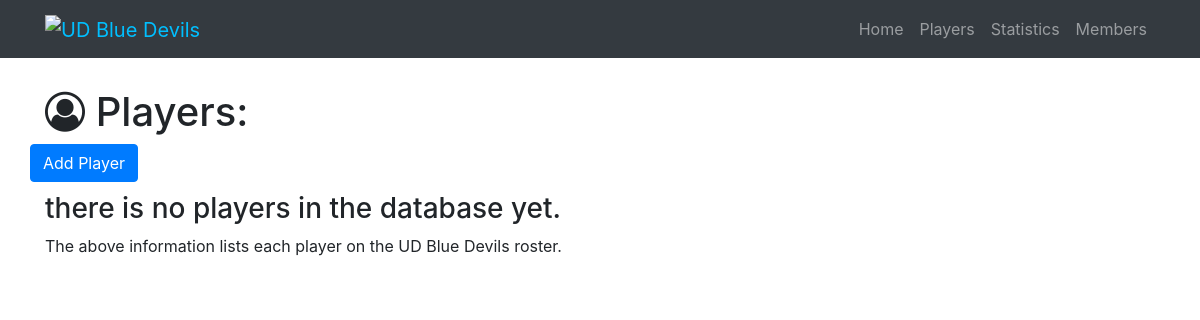
Before: /players with the older database file.
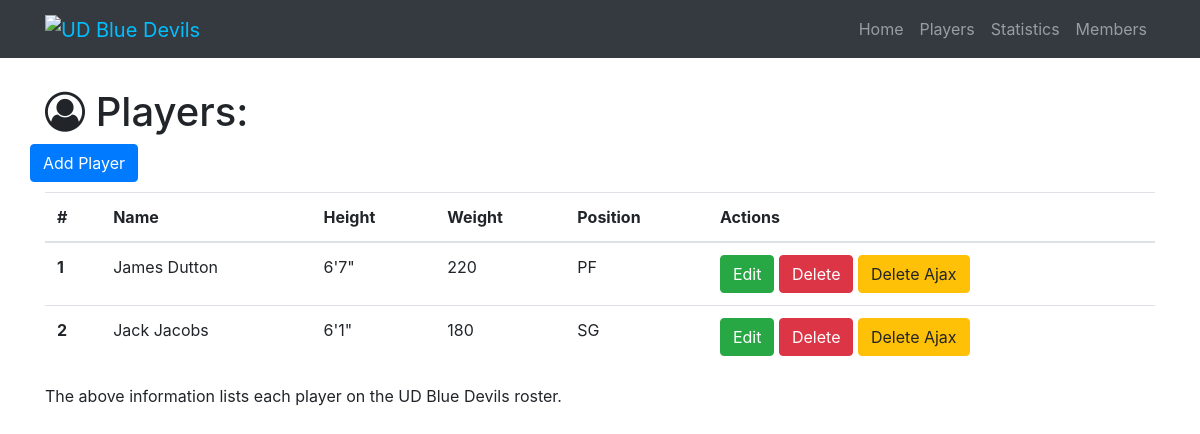
After: the same page with the newer database file.
### myGroupProject.py (models this page shows)
class Player(db.Model):
    __tablename__ = 'players'
    id = db.Column(db.Integer, primary_key=True)
    name = db.Column(db.String(64))
    height = db.Column(db.Integer)
    weight = db.Column(db.Integer)
    position = db.Column(db.String(64))
    statistics = db.relationship('Statistic', backref='player')

### myGroupProject.py (the view)
@app.route('/players')
def show_all_players():
    players = Player.query.all()
    return render_template('player-all.html', players=players)

### templates/player-all.html (shortened to what this page needs)
{% extends "home-base.html"%}
{% block page_content%}
  <div class="container">
    <h1 class="mt-5"><i class="fa fa-user-circle-o" aria-hidden="true"></i> Players:</h1>
    <div class="row bottom-margin">
      <a href="/player/add" class="btn btn-primary" role="button" aria-disabled="true">Add Player</a>
    </div>
    {% if players %}
      <table class="table">
        <thead>
          <tr>
            <th>#</th>
            <th>Name</th>
            <th>Height</th>
            <th>Weight</th>
            <th>Position</th>
            <th>Actions</th>
          </tr>
        </thead>
        <tbody>
          {% for player in players %}
          <tr>
              <th scope="row">{{player.id}}</th>
              <td>{{player.name}}</td>
              <td>{{player.height}}</td>
              <td>{{player.weight}}</td>
              <td>{{player.position}}</td>
              <td>
                <a href="/player/edit/{{player.id}}" class="btn btn-success" role="button">Edit</a>
                <a href="/player/delete/{{player.id}}" class="btn btn-danger" role="button">Delete</a>
                <button class="btn btn-warning delete_ajax_btn" role="button" data-player-id="{{player.id}}">Delete Ajax</button>
              </td>
          </tr>
          {% endfor%}
        </tbody>
      </table>
    {% else %}
      <h3>there is no players in the database yet.</h3>
    {% endif %}
    <p>The above information lists each player on the UD Blue Devils roster.</p>
  </div>
{% endblock%}

### templates/home-base.html (shortened to what this page needs)
<!DOCTYPE html>
<html>
<head>
  {% block head %}
  <link rel="stylesheet" href="https://maxcdn.bootstrapcdn.com/bootstrap/4.0.0-beta.2/css/bootstrap.min.css">
  <link rel="stylesheet" href="https://maxcdn.bootstrapcdn.com/font-awesome/4.7.0/css/font-awesome.min.css">
  <link rel="stylesheet" href="https://cdnjs.cloudflare.com/ajax/libs/sweetalert/1.1.3/sweetalert.css">
  <link rel="stylesheet" href="https://cdnjs.cloudflare.com/ajax/libs/toastr.js/latest/css/toastr.min.css">
  <link rel="stylesheet" href="{{ url_for('static', filename='css/group-assignment.css') }}">
  {% endblock%}
</head>
<body>
  <nav class="navbar navbar-expand-lg navbar-dark bg-dark fixed-top">
    <div class="container">
      <a class="navbar-brand" href="/">
         <img alt="UD Blue Devils" style="Color:#00BFFF;" width="150">
       </a>
       <div class="collapse navbar-collapse" id="navbarResponsive">
           <ul class="navbar-nav ml-auto">
           <li class="nav-item">
              <a class="nav-link" href="/">Home
             </a>
          </li>
          <li class="nav-item">
            <a class="nav-link" href="/players">Players</a>
          </li>
          <li class="nav-item">
            <a class="nav-link" href="/statistics">Statistics</a>
          </li>
          <li class="nav-item">
            <a class="nav-link" href="/members">Members</a>
          </li>
        </ul>
      </div>
    </div>
  </nav>
    {% block page_content%}
    {% endblock%}
  </body>
</html>

### static/css/group-assignment.css (style rules this page uses)
body { padding-top: 40px; }
.bottom-margin { margin-bottom: 10px; }

Changed rows visible on the page:
added Player: id "1", name "James Dutton", height "6'7\"", weight "220", position "PF"
added Player: id "2", name "Jack Jacobs", height "6'1\"", weight "180", position "SG"
Other visible differences:
text no longer shown: "there is no players in the database yet."
text now shown: "# Name Height Weight Position Actions"
